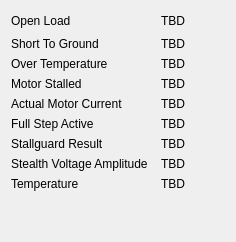
     <widget class="QWidget" name="tab_driver_status">
      <attribute name="title">
       <string>Driver Status</string>
      </attribute>
      <layout class="QVBoxLayout" name="verticalLayout_20">
       <item>
        <layout class="QGridLayout" name="gridLayout_8">
         <item row="0" column="2">
          <spacer name="horizontalSpacer_21">
           <property name="orientation">
            <enum>Qt::Horizontal</enum>
           </property>
           <property name="sizeHint" stdset="0">
            <size>
             <width>40</width>
             <height>20</height>
            </size>
           </property>
          </spacer>
         </item>
         <item row="0" column="0">
          <widget class="QLabel" name="label_70">
           <property name="text">
            <string>Open Load</string>
           </property>
          </widget>
         </item>
         <item row="1" column="0">
          <widget class="QLabel" name="label_71">
           <property name="text">
            <string>Short To Ground</string>
           </property>
          </widget>
         </item>
         <item row="6" column="1">
          <widget class="QLabel" name="status_stallguard_result">
           <property name="text">
            <string>TBD</string>
           </property>
          </widget>
         </item>
         <item row="7" column="1">
          <widget class="QLabel" name="status_stealth_voltage_amplitude">
           <property name="text">
            <string>TBD</string>
           </property>
          </widget>
         </item>
         <item row="0" column="1">
          <widget class="QLabel" name="status_open_load">
           <property name="text">
            <string>TBD</string>
           </property>
          </widget>
         </item>
         <item row="1" column="1">
          <widget class="QLabel" name="status_short_to_ground">
           <property name="text">
            <string>TBD</string>
           </property>
          </widget>
         </item>
         <item row="2" column="1">
          <widget class="QLabel" name="status_over_temperature">
           <property name="text">
            <string>TBD</string>
           </property>
          </widget>
         </item>
         <item row="7" column="0">
          <widget class="QLabel" name="label_72">
           <property name="text">
            <string>Stealth Voltage Amplitude  </string>
           </property>
          </widget>
         </item>
         <item row="4" column="1">
          <widget class="QLabel" name="status_actual_motor_current">
           <property name="text">
            <string>TBD</string>
           </property>
          </widget>
         </item>
         <item row="3" column="0">
          <widget class="QLabel" name="label_73">
           <property name="text">
            <string>Motor Stalled</string>
           </property>
          </widget>
         </item>
         <item row="5" column="1">
          <widget class="QLabel" name="status_full_step_active">
           <property name="text">
            <string>TBD</string>
           </property>
          </widget>
         </item>
         <item row="3" column="1">
          <widget class="QLabel" name="status_motor_stalled">
           <property name="text">
            <string>TBD</string>
           </property>
          </widget>
         </item>
         <item row="2" column="0">
          <widget class="QLabel" name="label_74">
           <property name="text">
            <string>Over Temperature</string>
           </property>
          </widget>
         </item>
         <item row="4" column="0">
          <widget class="QLabel" name="label_75">
           <property name="text">
            <string>Actual Motor Current</string>
           </property>
          </widget>
         </item>
         <item row="5" column="0">
          <widget class="QLabel" name="label_76">
           <property name="text">
            <string>Full Step Active</string>
           </property>
          </widget>
         </item>
         <item row="6" column="0">
          <widget class="QLabel" name="label_77">
           <property name="text">
            <string>Stallguard Result</string>
           </property>
          </widget>
         </item>
         <item row="8" column="0">
          <widget class="QLabel" name="label_78">
           <property name="text">
            <string>Temperature</string>
           </property>
          </widget>
         </item>
         <item row="8" column="1">
          <widget class="QLabel" name="status_temperature">
           <property name="text">
            <string>TBD</string>
           </property>
          </widget>
         </item>
        </layout>
       </item>
       <item>
        <spacer name="verticalSpacer_5">
         <property name="orientation">
          <enum>Qt::Vertical</enum>
         </property>
         <property name="sizeHint" stdset="0">
          <size>
           <width>20</width>
           <height>40</height>
          </size>
         </property>
        </spacer>
       </item>
      </layout>
     </widget>
